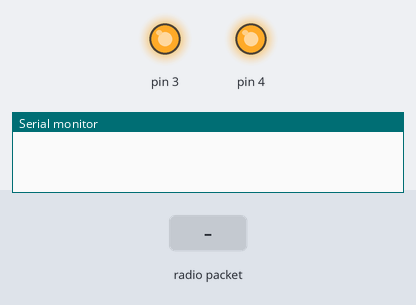
This sketch was run on a simulated Arduino Leonardo, built with avr-gcc and run on an emulated ATmega32U4. Parts: output pins drawn as LEDs (lit = HIGH), the last lines printed to the serial monitor. The inputs (shaded band) are chosen by the test bench. No radio packets arrive unless stated.

Above: at 0.1 s.
At 1.4 s:
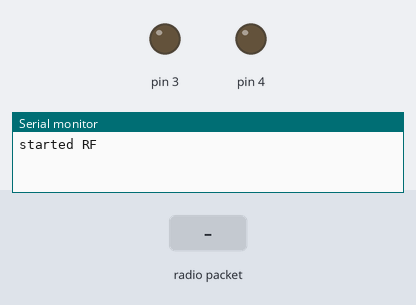
1.5 s: radio packet "1" arrives
At 2.7 s:
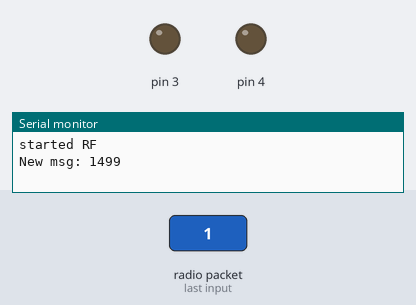
Timing chart, 0 to 4.5 s (numbered marks = the images above; inputs shaded):
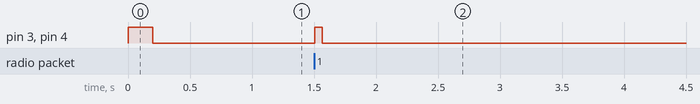

The sketch:

nrf24_client_td.ino
```cpp
#include <SPI.h>
#include <RH_NRF24.h>

// Singleton instance of the radio driver
RH_NRF24 nrf24;
// RH_NRF24 nrf24(8, 7); // use this to be electrically compatible with Mirf
// RH_NRF24 nrf24(8, 10);// For Leonardo, need explicit SS pin
// RH_NRF24 nrf24(8, 7); // For RFM73 on Anarduino Mini

int STATE = LOW;

//play sequence
int numSequence = 8;
int playIndex   = 0;

unsigned int sequencePlay[]      = {1, 0, 1, 1, 1, 0, 1, 0};
unsigned int sequenceRecord[]    = {0, 0, 0, 0, 0, 0, 0, 0};


//Times
unsigned long clockInterval = 0;
unsigned long prevTime = 0;
unsigned long diffTime = 0;

//Hit solenoid
unsigned long prevHitTime = 0;
unsigned long intervalHitTime = 60;// 50ms

//lock
boolean lockInMsg = true;
int counterLock  = 0;

void setup()
{

  pinMode(3, OUTPUT);
  pinMode(4, OUTPUT);

  digitalWrite(3, HIGH);
  digitalWrite(4, HIGH);
  delay(200);


  digitalWrite(3, LOW);
  digitalWrite(4, LOW);

  Serial.begin(9600);

  int failed = 0;


  if (!nrf24.init()) {
    failed = 1;
  }

  if (!nrf24.setChannel(1)) {
    failed = 1;
  }

  if (!nrf24.setRF(RH_NRF24::DataRate2Mbps, RH_NRF24::TransmitPower0dBm)) {
    failed = 1;
  }

  //SEND LED NOTIFICATION THAT RF FAILED
  if (failed == 1) {
    digitalWrite(3, HIGH);
    digitalWrite(4, HIGH);
    delay(500);

    digitalWrite(3, LOW);
    digitalWrite(4, LOW);
    delay(200);

    digitalWrite(3, HIGH);
    digitalWrite(4, HIGH);
    delay(500);

    digitalWrite(3, LOW);
    digitalWrite(4, LOW);
    delay(200);

    Serial.println("error starting RF");

  } else {
    Serial.println("started RF");

  }

  digitalWrite(3, LOW);
  digitalWrite(4, LOW);

}


void loop()
{

  unsigned long currentTime     = millis(); // Start time

  uint8_t buf[RH_NRF24_MAX_MESSAGE_LEN];
  uint8_t len = sizeof(buf);

  // Should be a reply message for us now
  if (nrf24.recv(buf, &len))
  {
    int value = buf[0] - 48;

    if (value == 1) {
      // read only once
      //lock incomming
      if (lockInMsg) {

        diffTime = currentTime - prevTime;
        prevTime = currentTime;
        lockInMsg = false;
      }


    } else {
    }
  }

  if ( !lockInMsg) {

    if (counterLock > 10) {
      Serial.print("New msg: ");
      Serial.println(diffTime);

      //play sequence
      unsigned int  value = sequencePlay[playIndex];
      if (value == 1) {
        STATE = HIGH;
        prevHitTime = currentTime;
      } else {
        STATE = LOW;
      }

      counterLock = 0;
      lockInMsg = true;
      playIndex++;

      if(playIndex >= numSequence){
        playIndex = 0;
      }

    }

    counterLock++;
  }


  digitalWrite(3, STATE);
  digitalWrite(4, STATE);

  if(STATE == HIGH){
    if(timer(currentTime, prevHitTime, intervalHitTime)){
      STATE = LOW;
    }
  }

}

boolean timer(unsigned long currTime, unsigned long previousTime, unsigned long interval) {
  if (currTime - previousTime >= interval) {
    return true;
  }
  return false;
}
```

Measured:
- after the input at 1.5 s, pin 3, pin 4: LOW → HIGH at once, → LOW 0.06 s later
